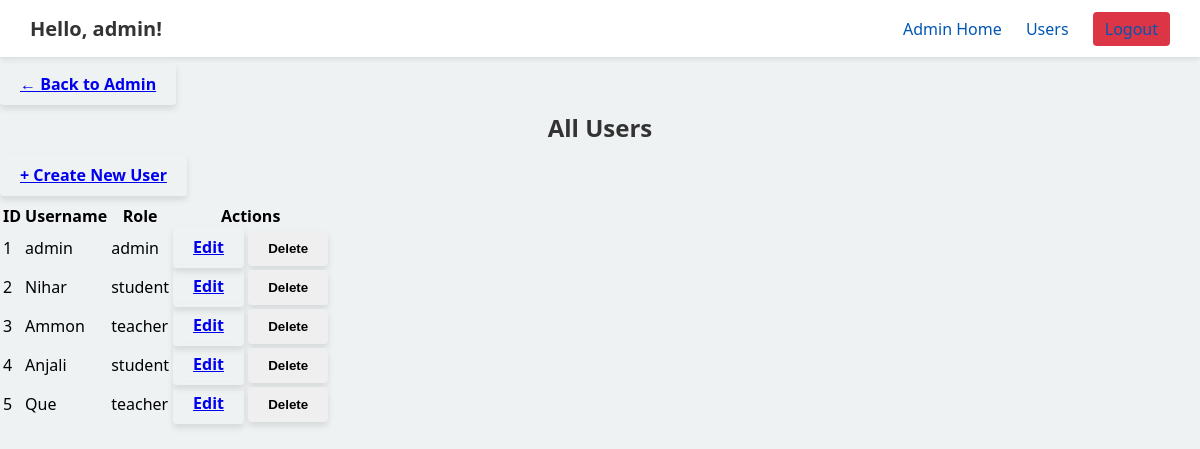
The app's page /admin/users (signed in), older data.
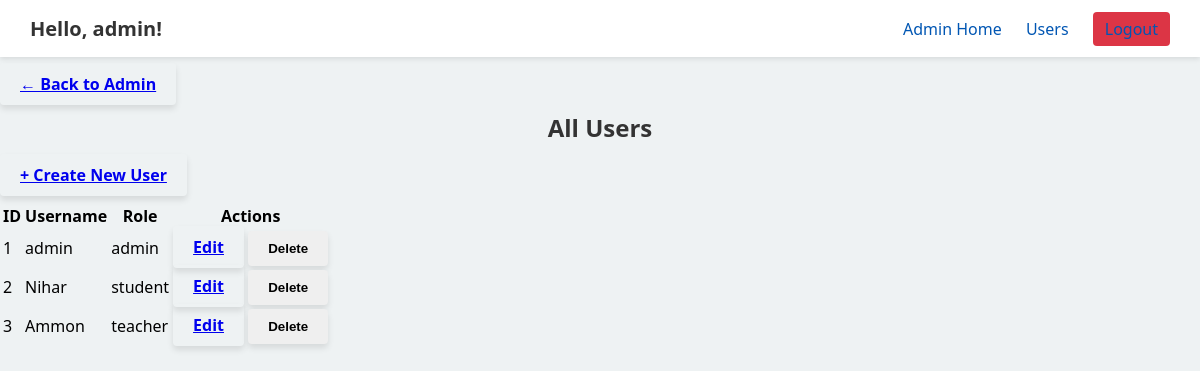
The same page, newer data.
### models.py (models this page shows, shortened)
class User(db.Model, UserMixin):
    __tablename__ = "users"
    id            = db.Column(db.Integer,   primary_key=True)
    username      = db.Column(db.String(50), unique=True, nullable=False)
    password_hash = db.Column(db.String(128), nullable=False)
    role          = db.Column(db.String(10), nullable=False)
    enrollments    = db.relationship(
        "Enrollment",
        back_populates="student",
        cascade="all, delete-orphan"
    )
    taught_courses = db.relationship(
        "Course",
        back_populates="teacher",
        cascade="all, delete-orphan"
    )

### app.py (the view)
@app.route("/admin/users")
@login_required
@admin_required
def admin_users():
    users = User.query.order_by(User.id).all()
    return render_template("admin_users.html", users=users)

### app.py (called while the page is built)
@login_manager.user_loader
def load_user(uid):
    return db.session.get(User, int(uid))

def admin_required(f):
    @wraps(f)
    def wrapped(*args, **kwargs):
        if not current_user.is_authenticated or current_user.role != "admin":
            abort(404)
        return f(*args, **kwargs)
    return wrapped

### templates/admin_users.html
{% extends "base.html" %}
{% block content %}
  <p>
    <a href="{{ url_for('admin.index') }}" class="btn">← Back to Admin</a>
  </p>
  <h2>All Users</h2>
  <p>
    <a href="{{ url_for('admin_create_user') }}" class="btn">+ Create New User</a>
  </p>
  <table class="table">
    <thead>
      <tr>
        <th>ID</th>
        <th>Username</th>
        <th>Role</th>
        <th>Actions</th>
      </tr>
    </thead>
    <tbody>
      {% for u in users %}
      <tr>
        <td>{{ u.id }}</td>
        <td>{{ u.username }}</td>
        <td>{{ u.role }}</td>
        <td>
          <a href="{{ url_for('admin_edit_user', user_id=u.id) }}" class="btn btn-sm">Edit</a>
          <form action="{{ url_for('admin_delete_user', user_id=u.id) }}"
                method="post" style="display:inline">
            <button type="submit" class="btn btn-sm btn-danger"
                    onclick="return confirm('Delete {{ u.username }}?');">
              Delete
            </button>
          </form>
        </td>
      </tr>
      {% endfor %}
    </tbody>
  </table>
{% endblock %}

### templates/base.html (shortened to what this page needs)
<!DOCTYPE html>
<html lang="en">
  <head>
    <link
      rel="stylesheet"
      href="{{ url_for('static', filename='css/styles.css') }}"
    />
  </head>
  <body>
    {% if current_user.is_authenticated %}
    <header class="site-header">
      <h1 class="greeting">Hello, {{ current_user.username }}!</h1>
      <nav class="main-nav">
        {% if current_user.role == 'admin' %}
          <a href="{{ url_for('admin.index') }}">Admin Home</a>
          <a href="{{ url_for('admin_users') }}">Users</a>
        {% elif current_user.role == 'teacher' %}
          <a href="{{ url_for('teacher_dashboard') }}">My Dashboard</a>
        {% else %}
          <a href="{{ url_for('student_dashboard') }}">My Dashboard</a>
        {% endif %}
        <a href="{{ url_for('logout') }}" class="logout-btn">Logout</a>
      </nav>
    </header>
    {% endif %}
    <main class="content">
      {% block content %}{% endblock %}
    </main>
  </body>
</html>

Row changes from the older to the newer data that the page shows:
removed User: id "4", username "Anjali", role "student"
removed User: id "5", username "Que", role "teacher"
